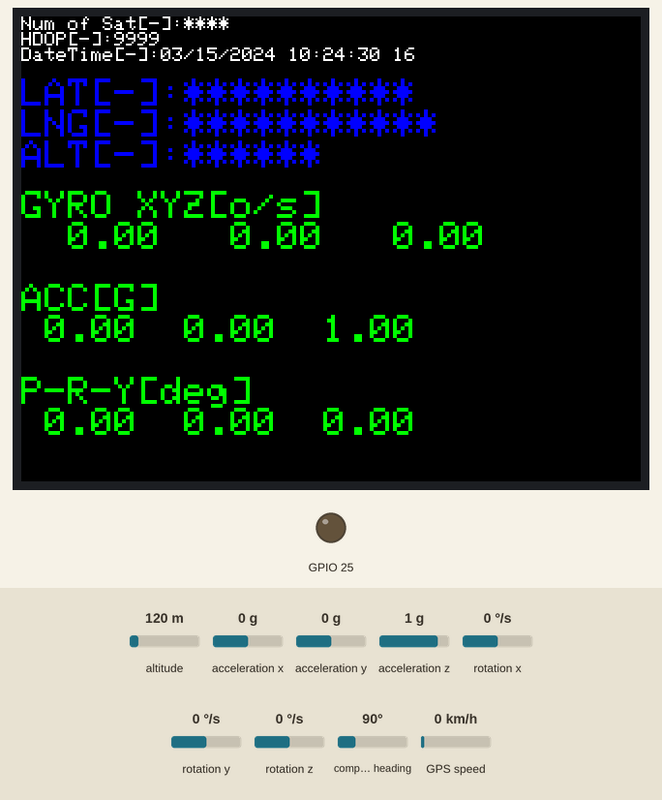
Bench run of a sketch on a simulated ESP32. Shown: 320×240 colour display, output pins drawn as LEDs (lit = HIGH). The inputs (shaded band) are chosen by the test bench; at power-on: altitude 120 m, acceleration x 0 g, acceleration y 0 g, acceleration z 1 g, rotation x 0 °/s, rotation y 0 °/s, rotation z 0 °/s, compass heading 90°, GPS speed 0 km/h. The GPS gets a fix after 3 s at 37.7749, -122.4194 with 8 satellites.

Above: at 1.3 s.
1.4 s: altitude set to 20 m
At 7.6 s:
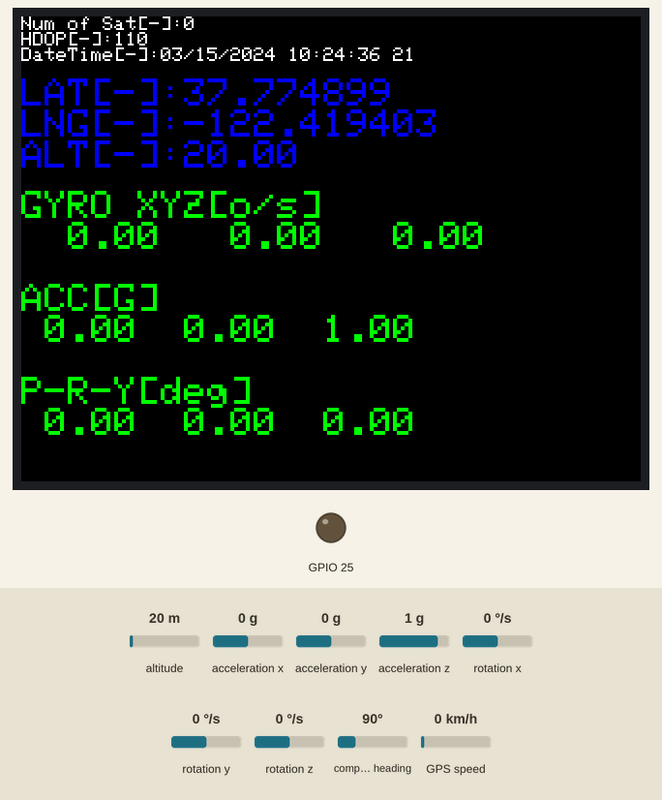
13.9 s: acceleration x set to -1.4 g
At 14.8 s:
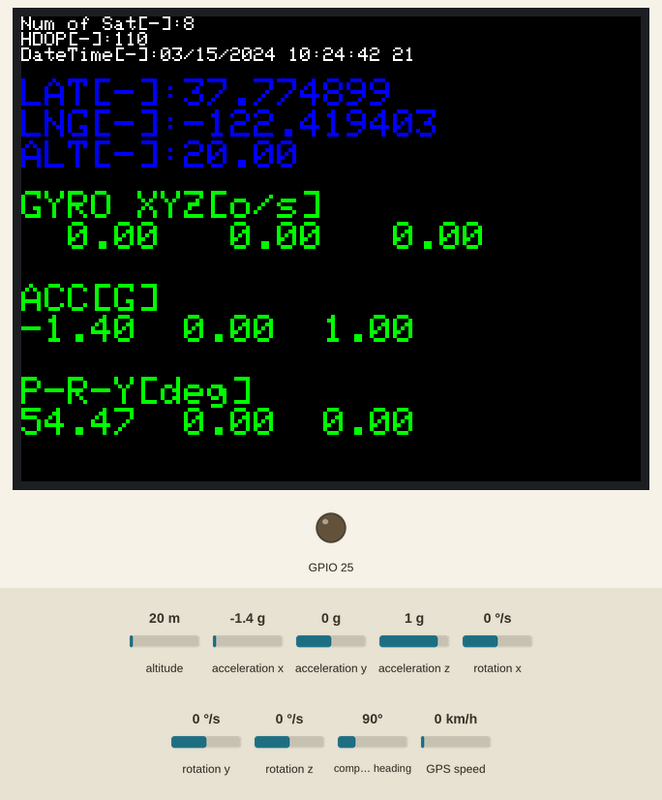
20.9 s: acceleration y set to -1.4 g
At 22.3 s:
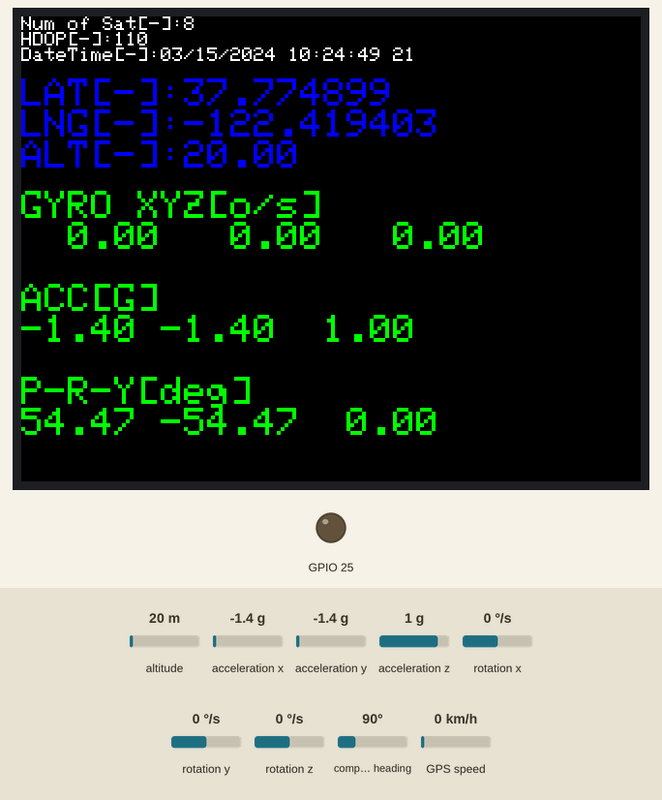
27.4 s: acceleration z set to -1.4 g
At 28.2 s:
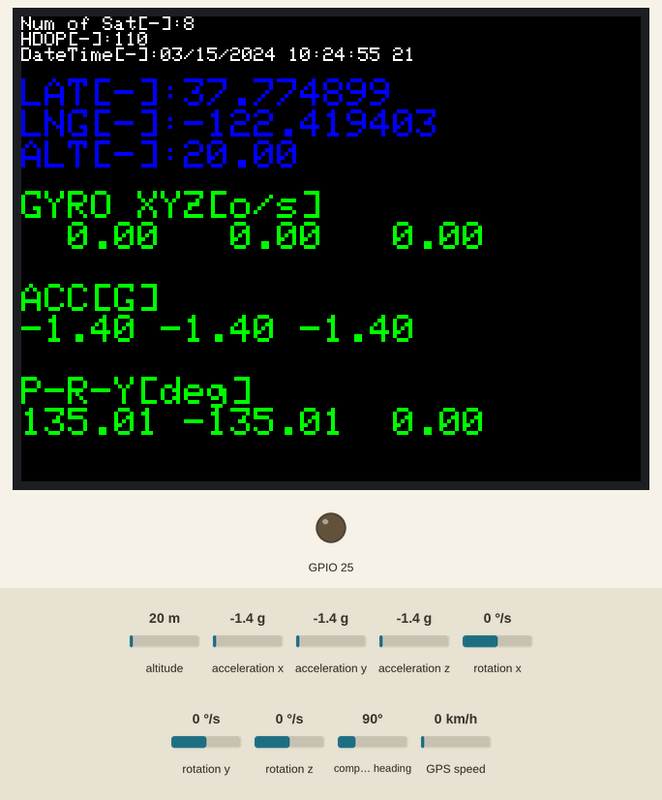
33.9 s: rotation x set to -192 °/s
At 34.6 s:
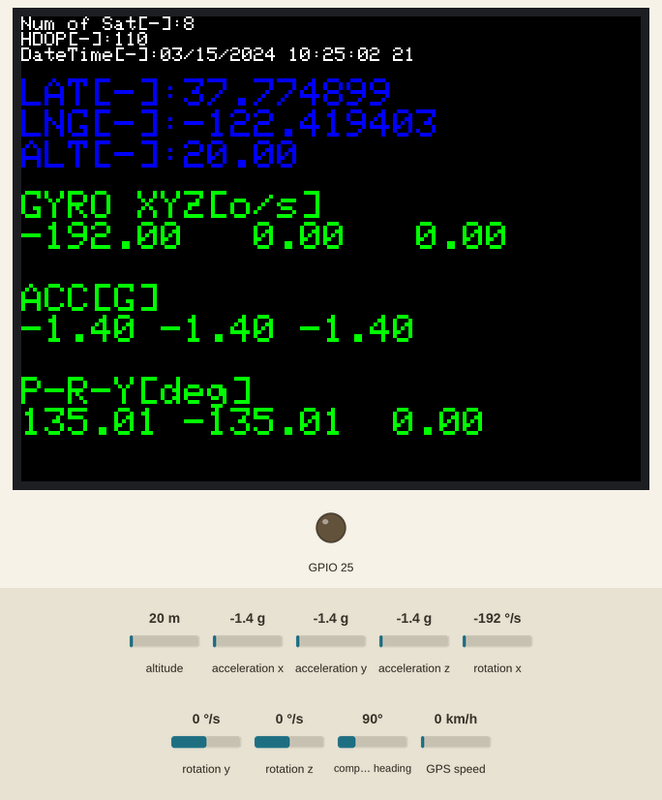
40.4 s: rotation y set to -192 °/s
At 41.3 s:
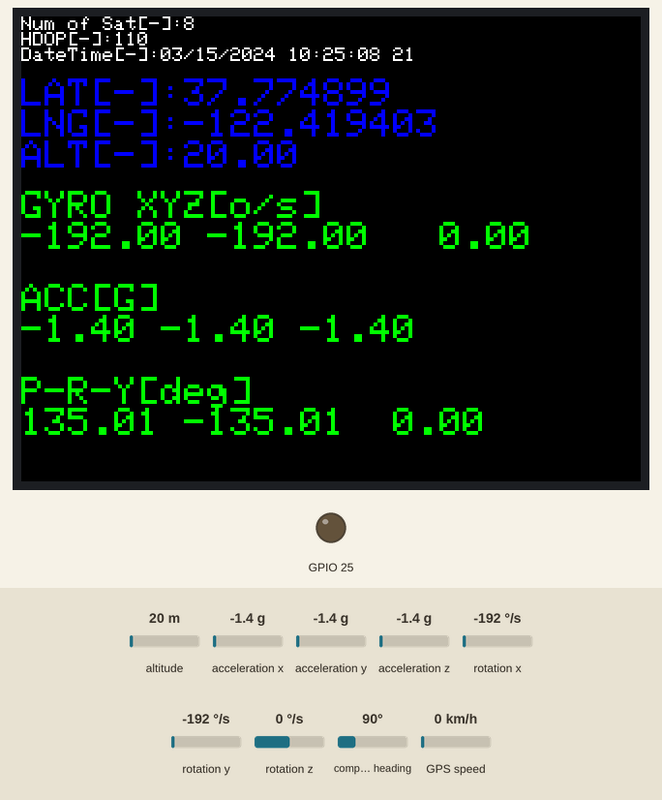
Timing chart, 0 to 43.4 s (numbered marks = the images above; inputs shaded):
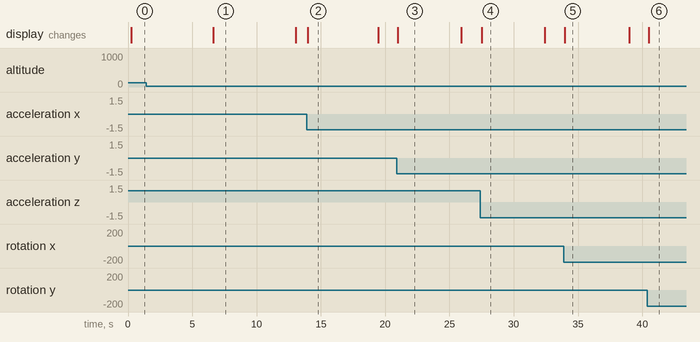

Measured:
- after the input at 13.9 s, the display: changes after 0.09 s (image 2)
- after the input at 20.9 s, the display: changes after 0.08 s (image 3)
- after the input at 27.4 s, the display: changes after 0.11 s (image 4)
- after the input at 33.9 s, the display: changes after 0.08 s (image 5)
- after the input at 40.4 s, the display: changes after 0.10 s (image 6)

The sketch:

GPS.ino
```cpp
/*****************************************************************
    M5Stack Gray と GPS モジュールを使って
    GPS座標・加速度・ジャイロセンサーの出力をLCDに表示する
    公式のサンプルコード「FullExample」がベース

    TinyGPSPlus:http://arduiniana.org/libraries/tinygpsplus/ からダウンロード
      スケッチ→ライブラリをインクルード→ZIP形式のライブラリをインストール
*****************************************************************/

#define M5STACK_MPU9250

#include <M5Stack.h>
#include <TinyGPS++.h>

static const uint32_t GPSBaud = 9600;

// The TinyGPS++ object
TinyGPSPlus gps;

// The serial connection to the GPS device
HardwareSerial ss(2);
float accX = 0.0F;
float accY = 0.0F;
float accZ = 0.0F;

float gyroX = 0.0F;
float gyroY = 0.0F;
float gyroZ = 0.0F;

float pitch = 0.0F;
float roll  = 0.0F;
float yaw   = 0.0F;

float temp = 0.0F;

void setup()
{
  M5.begin();
  dacWrite(25, 0); /* スピーカーオフにしてノイズを消す */
  M5.Power.begin();
  ss.begin(GPSBaud);
  M5.IMU.Init();
  M5.Lcd.setTextSize(1);
}

void loop()
{
  M5.Lcd.setTextSize(1);
  M5.Lcd.setCursor(0, 0);
  M5.Lcd.setTextColor(WHITE, BLACK);

  M5.Lcd.print("Num of Sat[-]:");
  printInt(gps.satellites.value(), gps.satellites.isValid(), 5);
  M5.Lcd.print("HDOP[-]:");
  printInt(gps.hdop.value(), gps.hdop.isValid(), 5);
  M5.Lcd.print("DateTime[-]:");
  printDateTime(gps.date, gps.time);
  M5.Lcd.println();

  M5.Lcd.setTextColor(BLUE, BLACK);
  M5.Lcd.setTextSize(2);
  M5.Lcd.print("LAT[-]:");
  printFloat(gps.location.lat(), gps.location.isValid(), 11, 6);
  M5.Lcd.print("LNG[-]:");
  printFloat(gps.location.lng(), gps.location.isValid(), 12, 6);
//  printInt(gps.location.age(), gps.location.isValid(), 5);
  M5.Lcd.print("ALT[-]:");
  printFloat(gps.altitude.meters(), gps.altitude.isValid(), 7, 2);
//  printFloat(gps.course.deg(), gps.course.isValid(), 7, 2);
//  printFloat(gps.speed.kmph(), gps.speed.isValid(), 6, 2);
//  printStr(gps.course.isValid() ? TinyGPSPlus::cardinal(gps.course.deg()) : "*** ", 6);
//  printInt(gps.charsProcessed(), true, 6);
//  printInt(gps.sentencesWithFix(), true, 10);
//  printInt(gps.failedChecksum(), true, 9);

  M5.Lcd.println();

  if (millis() > 5000 && gps.charsProcessed() < 10)
    M5.Lcd.println(F("No GPS data received: check wiring"));

  int div_num = 10; //平均化回数
  int total_delay_num = 1000 / div_num; //平均化して1secになるようにループ回数を設定

  for(int ii = 0;ii < total_delay_num;ii++){
    float ave_accX = 0.0F;
    float ave_accY = 0.0F;
    float ave_accZ = 0.0F;
    float ave_gyroX = 0.0F;
    float ave_gyroY = 0.0F;
    float ave_gyroZ = 0.0F;
    float ave_pitch = 0.0F;
    float ave_roll  = 0.0F;
    float ave_yaw   = 0.0F;
    float ave_temp = 0.0F;

    //ジャイロ、加速度、温度センサーの平均化
    for(int jj = 0;jj < div_num;jj++){
      M5.IMU.getGyroData(&gyroX,&gyroY,&gyroZ);
      M5.IMU.getAccelData(&accX,&accY,&accZ);
      M5.IMU.getAhrsData(&pitch,&roll,&yaw);
      M5.IMU.getTempData(&temp);

      ave_accX  += accX;
      ave_accY  += accY;
      ave_accZ  += accZ;
      ave_gyroX += gyroX;
      ave_gyroY += gyroY;
      ave_gyroZ += gyroZ;
      ave_pitch += pitch;
      ave_roll  += roll;
      ave_yaw   += yaw;
      ave_temp  += temp;

      delay(1);
    }

    ave_accX  /= div_num;
    ave_accY  /= div_num;
    ave_accZ  /= div_num;
    ave_gyroX /= div_num;
    ave_gyroY /= div_num;
    ave_gyroZ /= div_num;
    ave_pitch /= div_num;
    ave_roll  /= div_num;
    ave_yaw   /= div_num;
    ave_temp  /= div_num;

    M5.Lcd.setCursor(0, 90);
    M5.Lcd.setTextColor(GREEN , BLACK);
    M5.Lcd.println("GYRO XYZ[o/s]");
    M5.Lcd.printf("%6.2f %6.2f %6.2f          ", ave_gyroX, ave_gyroY, ave_gyroZ);
    M5.Lcd.println("");
    M5.Lcd.println("ACC[G]");
    M5.Lcd.printf("%5.2f %5.2f %5.2f          ", ave_accX, ave_accY, ave_accZ);
    M5.Lcd.println("");
    M5.Lcd.println("P-R-Y[deg]");
    M5.Lcd.printf("%5.2f %5.2f %5.2f          ", ave_pitch, ave_roll, ave_yaw);
    M5.Lcd.println("");
//    M5.Lcd.printf("Temperature[C] %.2f", ave_temp);
//    M5.Lcd.println("");
  }
}

// This custom version of delay() ensures that the gps object
// is being "fed".
static void smartDelay(unsigned long ms)
{
  unsigned long start = millis();
  do{
    while (ss.available())
      gps.encode(ss.read());
  }while(millis() - start < ms);
}

static void printFloat(float val, bool valid, int len, int prec)
{
  if(!valid){
    while (len-- > 1)
      M5.Lcd.print('*');
    M5.Lcd.print(' ');
  }else{
    M5.Lcd.print(val, prec);
    int vi = abs((int)val);
    int flen = prec + (val < 0.0 ? 2 : 1); // . and -
    flen += vi >= 1000 ? 4 : vi >= 100 ? 3 : vi >= 10 ? 2 : 1;
    for (int i=flen; i<len; ++i){
      M5.Lcd.print(' ');
    }
  }
  M5.Lcd.println();
  smartDelay(0);
}

static void printInt(unsigned long val, bool valid, int len)
{
  char sz[32] = "*****************";
  if(valid)
    sprintf(sz, "%ld", val);
  sz[len] = 0;
  for(int i=strlen(sz); i<len; ++i)
    sz[i] = ' ';
  if(len > 0)
    sz[len-1] = ' ';
  M5.Lcd.print(sz);
  M5.Lcd.println();
  smartDelay(0);
}

static void printDateTime(TinyGPSDate &d, TinyGPSTime &t)
{
  if(!d.isValid()){
    M5.Lcd.print(F("********** "));
  }else{
    char sz[32];
    sprintf(sz, "%02d/%02d/%02d ", d.month(), d.day(), d.year());
    M5.Lcd.print(sz);
  }

  if(!t.isValid()){
    M5.Lcd.print(F("******** "));
  }else{
    char sz[32];
    sprintf(sz, "%02d:%02d:%02d ", t.hour(), t.minute(), t.second());
    M5.Lcd.print(sz);
  }

  printInt(d.age(), d.isValid(), 5);
  smartDelay(0);
}

static void printStr(const char *str, int len)
{
  int slen = strlen(str);
  for(int i=0; i<len; ++i){
    M5.Lcd.print(i<slen ? str[i] : ' ');
  }
  M5.Lcd.println();
  smartDelay(0);
}
```
